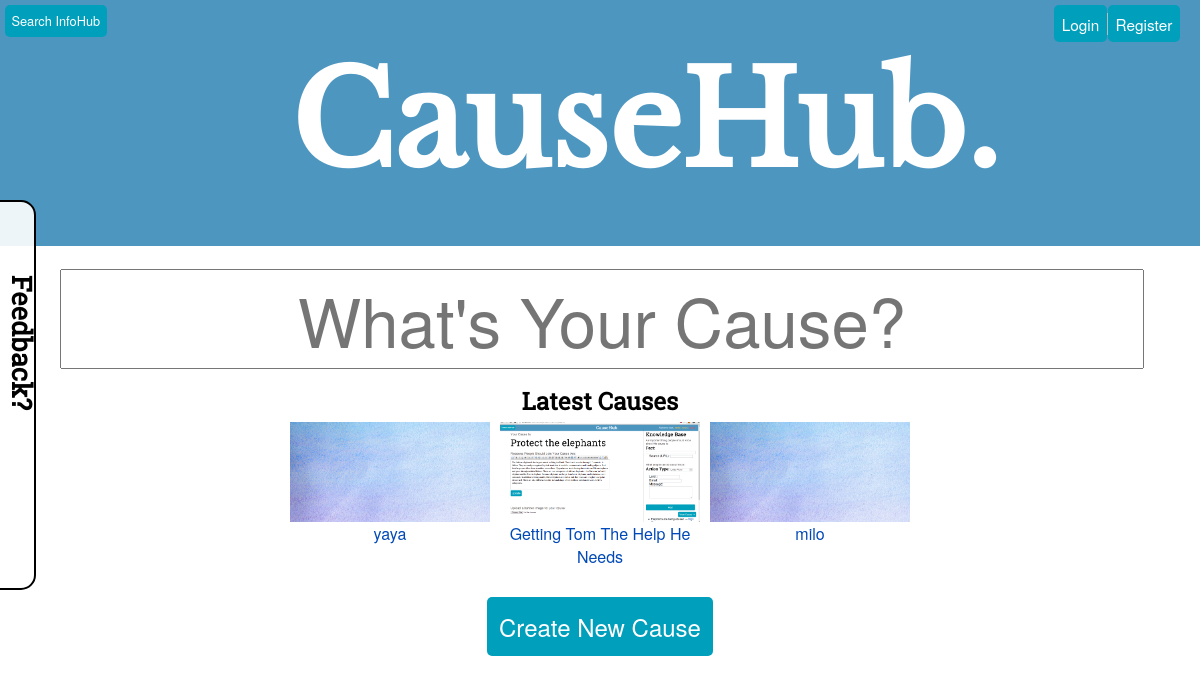
Before: / with the older database file.
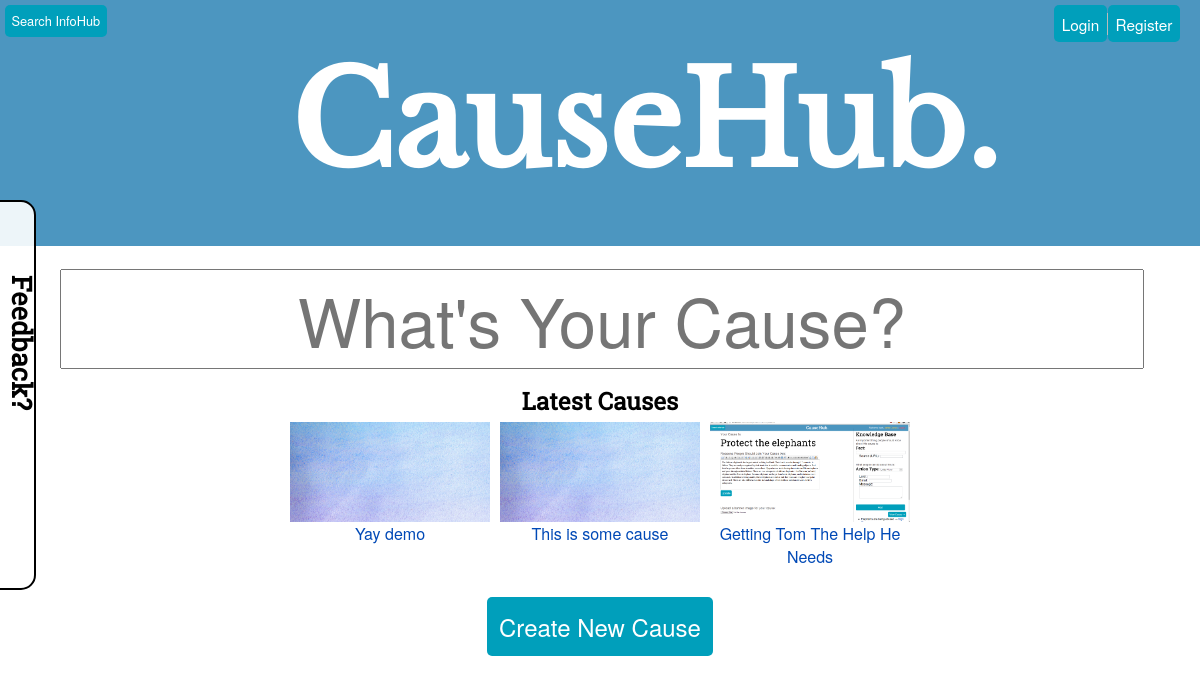
After: the same page with the newer database file.
### tables this page shows
CREATE TABLE `causes` (
  `id` int(11) NOT NULL AUTO_INCREMENT,
  `uid` int(11) NOT NULL,
  `name` varchar(100) NOT NULL,
  `slug` varchar(50) NOT NULL,
  `started` varchar(30) NOT NULL,
  `banner` varchar(15) NOT NULL,
  `description` text NOT NULL,
  `tags` text NOT NULL,
  `lobbys` varchar(255) NOT NULL,
  `hidden` int(11) NOT NULL,
  `deleted` int(11) NOT NULL,
  PRIMARY KEY (`id`)
);

### index.php (the view, shortened to what this page needs)
<!DOCTYPE html>
<html>
<head>
	<link rel="stylesheet" href="/css/style.css">
	<link rel="stylesheet" href="/plugins/alertify/alertify.core.css" />
	<link rel="stylesheet" href="/plugins/alertify/alertify.default.css" />
	<link rel="stylesheet" href="/plugins/nprogress/nprogress.css" />
</head>
<body class="index">
	<?php include ($_SERVER['DOCUMENT_ROOT'].'/scripts/header-include.php'); ?>
	<main>
		<form method='post' action='#' onsubmit="return false;" class="causeInit">
			<input type='text' id='causename' placeholder='What&#39;s Your Cause?' class="causeName" onkeyup="updateSuggestions();">
		</form>
			<section class="causeThumbs" id='featuredlist'>
				<h2>Latest Causes</h2>
				<?php
				$sql = mysql_query("SELECT * FROM causes WHERE deleted='0' AND hidden='0' ORDER BY id DESC LIMIT 3");
					while($array = mysql_fetch_array($sql)){
						echo '
						<a href="/cause/'.$array['slug'].'/">
						<figure>
						  <div style="width: 200px; height: 100px; background: url(/usercontent/causebanners/'.$array['banner'].') no-repeat center center; background-size: cover;"></div>
						  <figcaption>'.$array['name'].'</figcaption>
						</figure>
						</a>
						';
					}
				?>
			</section>
			<section class="causeThumbs">
				<input type='submit' class="createBtn" id='causecreatebtn' value='Create New Cause' onclick='createcause(); return false;'>
			</section>
	</main>
	<?php include ($_SERVER['DOCUMENT_ROOT'].'/scripts/feedback-include.php'); ?>
</body>
</html>

Changed rows visible on the page:
no longer on this page (row edited): causes: banner (picture), name "milo"
added causes: banner (picture), name "Yay demo"
changed causes: name "yaya" → "This is some cause"
